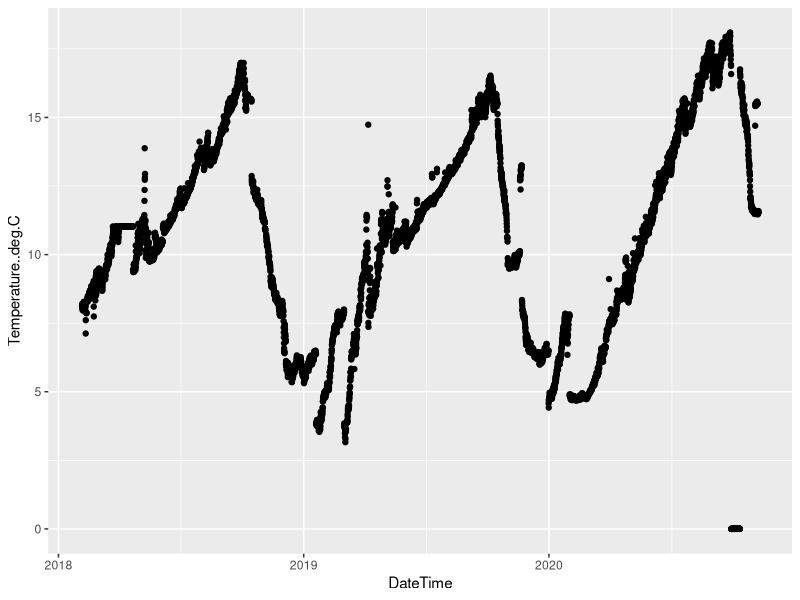
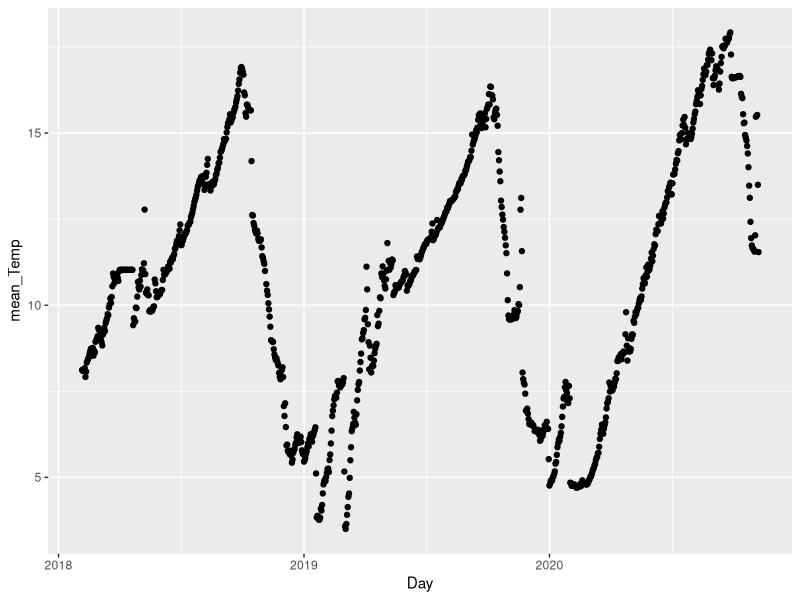
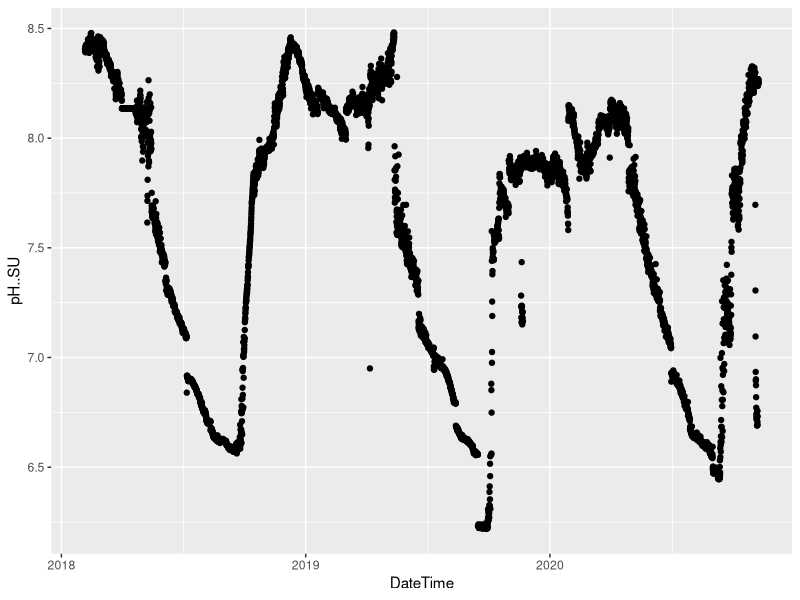
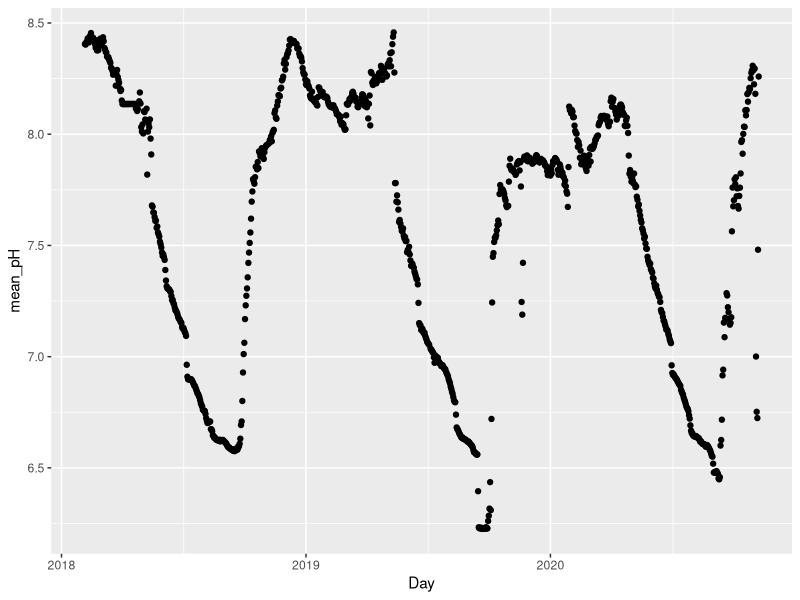
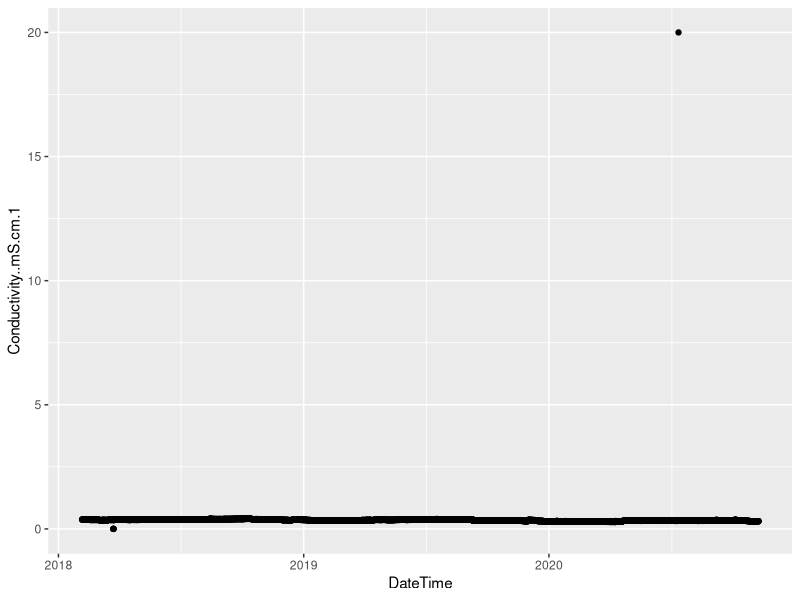
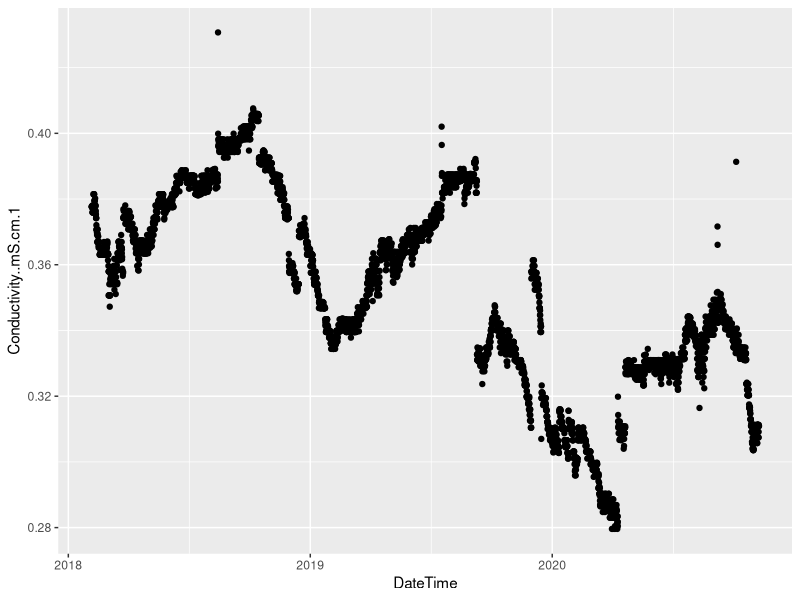
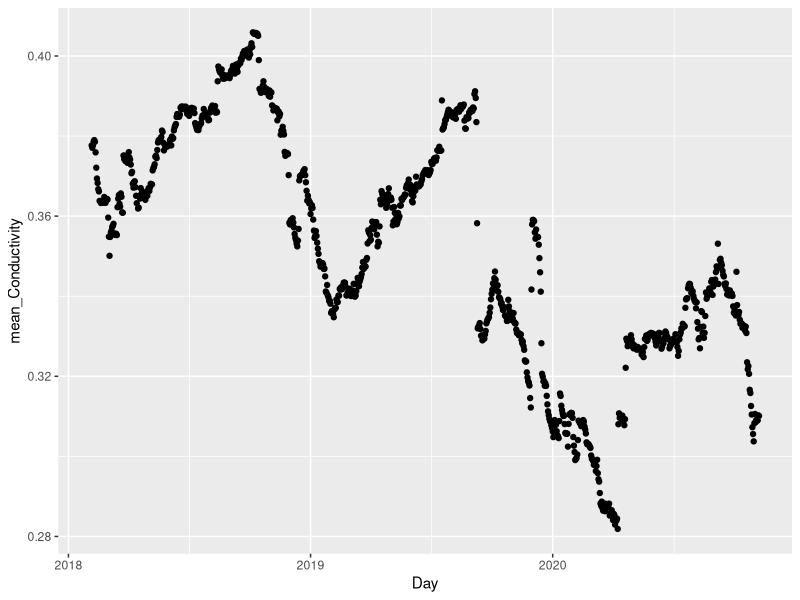
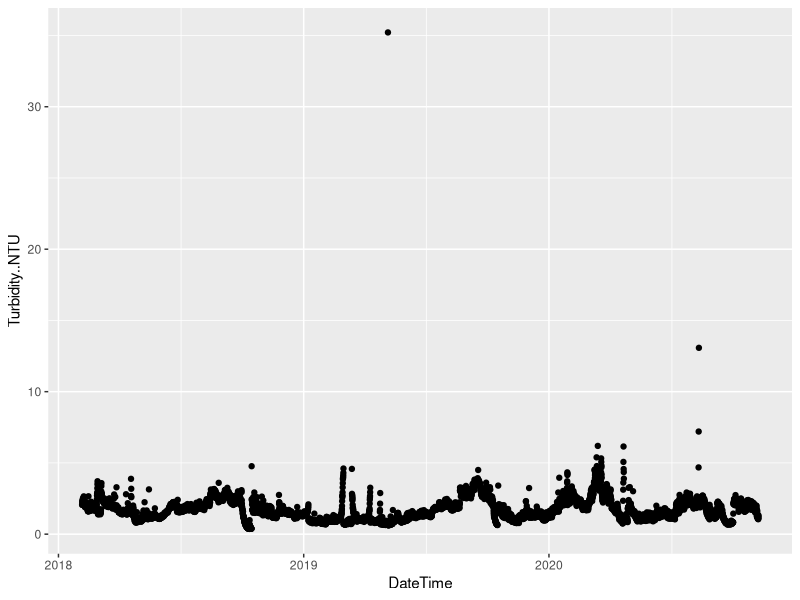

R code for these plots, in order: (Note: this script raises an error after producing the figures.)
## ---- chunk 1
knitr::opts_chunk$set(echo = TRUE)
## ---- chunk 2
library(dplyr)
library(tidyr)

# Match dates in alkalinity and hardness data
alk <- read.csv("RWAR_alkalinity.csv")
hardness <- read.csv("RWAR_hardness.csv")

# split DateStamp into day and time
alk_new <- separate(alk, col = DateStamp, into = c("Date", "Time"), sep = " ") |>
  select(-c("Time")) |>
  rename(alkalinity = Alkalinity..mg.L)
hardness_new <- separate(hardness, col = DateStamp, into = c("Date", "Time"), sep = " ") |>
  select(-c("Time")) |>
  rename(hardness = Hardness..mg.L)

# merge by Date
merged <- merge(alk_new, hardness_new, by="Date")

summary(merged) # Both alkalinity and hardness have zero-values (no data)

merged_clean1 <- merged[(merged$alkalinity != 0) & (merged$hardness != 0),] # remove

summary(merged_clean1) # no zero values, still a very large alkalinity value

tail(sort(merged_clean1$alkalinity)) # two significant outliers (equipment likely)

merged_clean2 <- merged[merged$alkalinity < 876, ] # remove outliers

summary(merged_clean2) # successfully removed zero values and outliers

## ---- chunk 3
# output merged data to CSV (run after processing)

library(readr)
write_csv(merged_clean2, "alkalinity_hardness_cleaned.csv")

## ---- chunk 4

library(lubridate)
library(ggplot2)
library(zoo)
library(purrr)


## Import data, convert timestamp
rwar <- read.csv("RWAR_turb_cond_counts_pH_temp.csv")
rwar2 <- rwar |> mutate(DateTime = mdy_hm(rwar$Timestamp))
summary(rwar2)


## Temperature Data
# Plot
ggplot(rwar2) + geom_point(aes(x=DateTime, y=Temperature..deg.C))
# Find region of approx. zero temperature (outliers), set to NA
# Interpolate between nearest non-NA temperatures where temp is NA
rwar2_temp <- rwar2 |>
  select(c("DateTime", Temperature..deg.C)) |>
  mutate(temp_cleaned = ifelse(Temperature..deg.C < 1, NA, Temperature..deg.C)) |>
  mutate(temp_interp = na.approx(temp_cleaned, na.rm = FALSE))
# Average by day
rwar2_temp_daily <- rwar2_temp |>
  mutate(Day=date(DateTime)) |>
  group_by(Day) |>
  summarise(mean_Temp = mean(temp_interp))
ggplot(rwar2_temp_daily) + geom_point(aes(x=Day, y=mean_Temp))


## pH Data
# Plot
ggplot(rwar2) + geom_point(aes(x=DateTime, y=pH..SU))
# Does not seem like there are huge outliers, so average by day
rwar2_pH_daily <- rwar2 |>
  select(c("DateTime", pH..SU)) |>
  mutate(Day=date(DateTime)) |>
  group_by(Day) |>
  summarise(mean_pH = mean(pH..SU))
ggplot(rwar2_pH_daily) + geom_point(aes(x=Day, y=mean_pH))


## Conductivity Data
# Plot
ggplot(rwar2) + geom_point(aes(x=DateTime, y=Conductivity..mS.cm.1))
# Remove obvious outliers (only a few measurements; does not remove full days)
rwar2_cond <- rwar2 |> 
  select(c("DateTime", Conductivity..mS.cm.1)) |>
  filter(Conductivity..mS.cm.1 < 2 & Conductivity..mS.cm.1 > 0.2)
ggplot(rwar2_cond) + geom_point(aes(x=DateTime, y=Conductivity..mS.cm.1))
# Average by Day
rwar2_cond_daily <- rwar2_cond |>
  mutate(Day=date(DateTime)) |>
  group_by(Day) |>
  summarise(mean_Conductivity = mean(Conductivity..mS.cm.1))
ggplot(rwar2_cond_daily) + geom_point(aes(x=Day, y=mean_Conductivity))


## Turbidity Data
# Plot
ggplot(rwar2) + geom_point(aes(x=DateTime, y=Turbidity..NTU))
# Remove obvious outliers (only a few measurements; does not remove full days)
# Main obvious outliers are in mid 2019 and 2020, and are all above 7 NTU
rwar2_turb <- rwar2 |> 
  select(c("DateTime", Turbidity..NTU)) |>
  filter(Turbidity..NTU < 7)
ggplot(rwar2_turb) + geom_point(aes(x=DateTime, y=Turbidity..NTU))
# Average by Day
rwar2_turb_daily <- rwar2_turb |>
  mutate(Day=date(DateTime)) |>
  group_by(Day) |>
  summarise(mean_Turbidity = mean(Turbidity..NTU))
ggplot(rwar2_turb_daily) + geom_point(aes(x=Day, y=mean_Turbidity))

## Merge daily temp, pH, conductivity, turbidity

list_daily_data <- list(rwar2_temp_daily,
                        rwar2_pH_daily, 
                        rwar2_cond_daily,
                        rwar2_turb_daily)
merged_daily_data <- list_daily_data |>
  reduce(full_join, by = "Day") |>
  rename(Timestamp = Day)

## ---- chunk 5
## Export CSV of cleaned raw water data

write_csv(merged_daily_data, )
